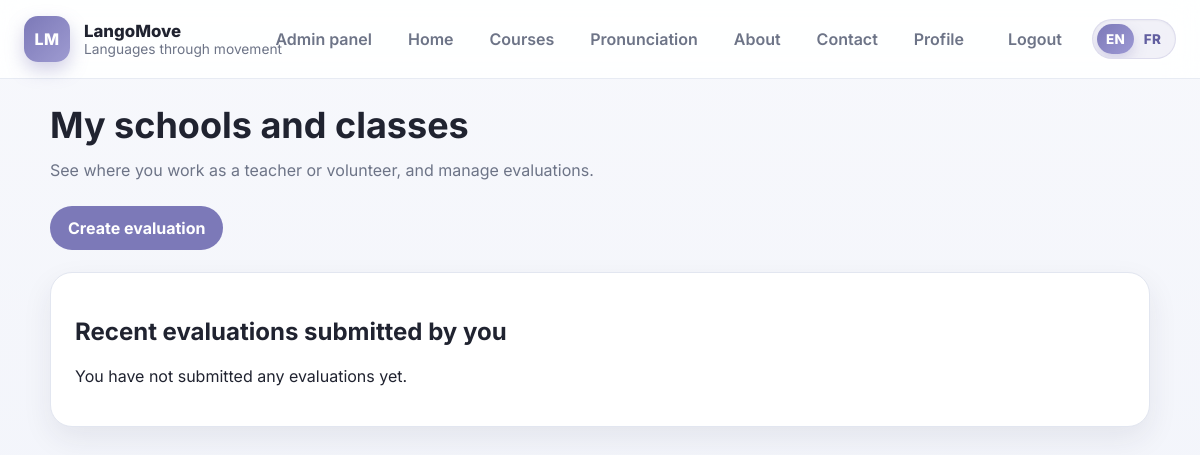
/my-schools/ (signed in), run on an earlier commit of the app's database.
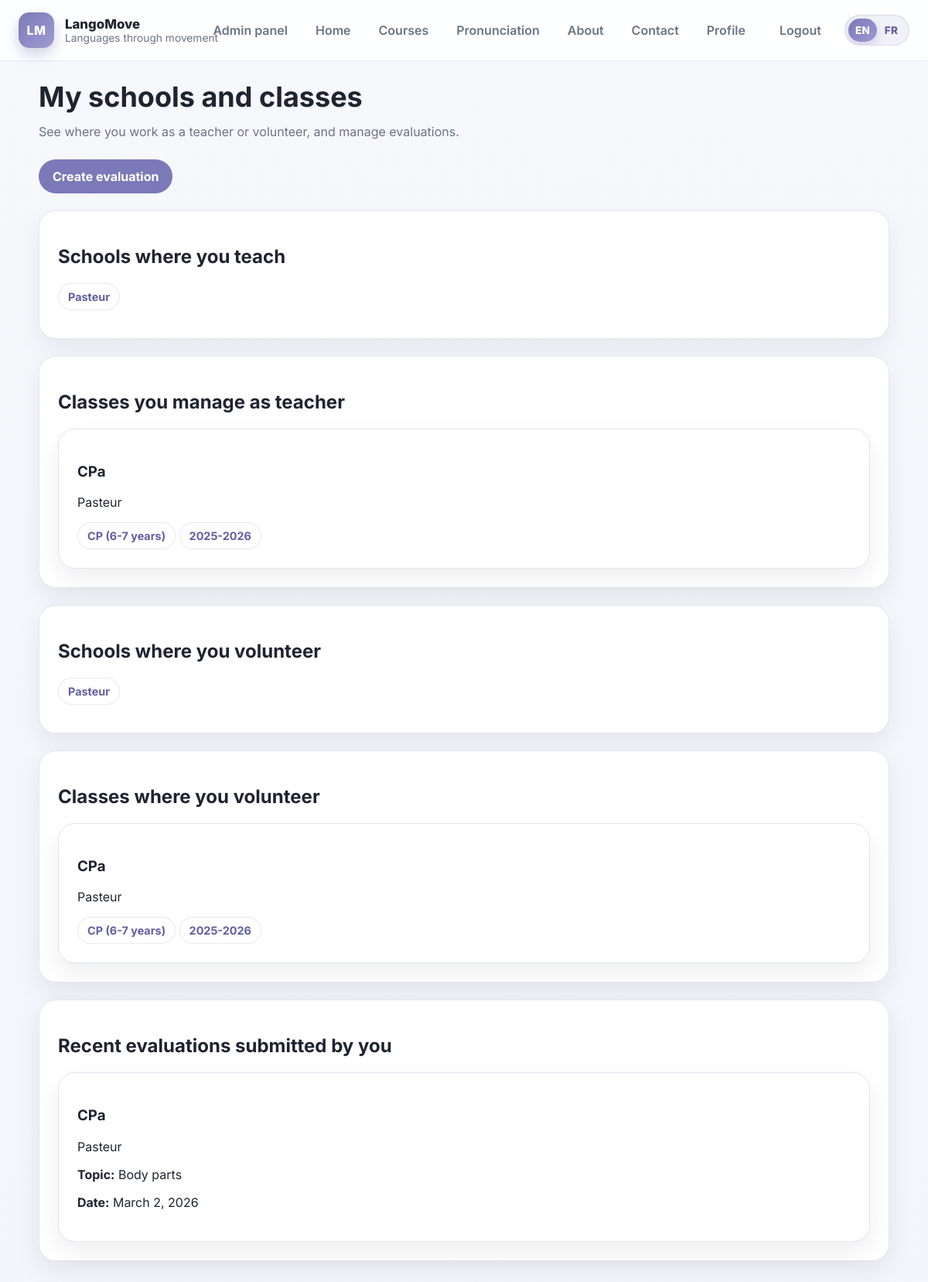
And on a later commit of the database.
### apps/schools/models.py (models this page shows, shortened)
class School(models.Model):
    name = models.CharField(max_length=255, unique=True)
    slug = models.SlugField(max_length=255, unique=True, blank=True)
    city = models.CharField(max_length=120, blank=True)
    address = models.CharField(max_length=255, blank=True)
    contact_email = models.EmailField(blank=True)
    phone = models.CharField(max_length=50, blank=True)
    notes = models.TextField(blank=True)
    is_active = models.BooleanField(default=True)
    created_at = models.DateTimeField(auto_now_add=True)
    updated_at = models.DateTimeField(auto_now=True)
    class Meta:
        ordering = ("name",)

class Classroom(models.Model):
    school = models.ForeignKey(
        School,
        on_delete=models.CASCADE,
        related_name="classrooms",
    )
    name = models.CharField(max_length=120)
    slug = models.SlugField(max_length=255, unique=True, blank=True)
    age_group = models.ForeignKey(
        AgeGroup,
        on_delete=models.SET_NULL,
        null=True,
        blank=True,
        related_name="classrooms",
    )
    academic_year = models.CharField(max_length=20, blank=True)
    teacher = models.ForeignKey(
        User,
        on_delete=models.SET_NULL,
        null=True,
        blank=True,
        related_name="managed_classrooms",
    )
    notes = models.TextField(blank=True)
    is_active = models.BooleanField(default=True)
    created_at = models.DateTimeField(auto_now_add=True)
    updated_at = models.DateTimeField(auto_now=True)
    class Meta:
        ordering = ("school__name", "name")
        constraints = [
            models.UniqueConstraint(
                fields=["school", "name", "academic_year"],
                name="unique_classroom_per_school_and_year",
            ),
        ]

class ClassTopicEvaluation(models.Model):
    classroom = models.ForeignKey(
        Classroom,
        on_delete=models.CASCADE,
        related_name="topic_evaluations",
    )
    topic = models.ForeignKey(
        Topic,
        on_delete=models.CASCADE,
        related_name="class_evaluations",
    )
    course = models.ForeignKey(
        Course,
        on_delete=models.SET_NULL,
        null=True,
        blank=True,
        related_name="class_evaluations",
    )
    course_topic = models.ForeignKey(
        CourseTopic,
        on_delete=models.SET_NULL,
        null=True,
        blank=True,
        related_name="class_evaluations",
    )
    evaluated_by = models.ForeignKey(
        User,
        on_delete=models.SET_NULL,
        null=True,
        blank=True,
        related_name="submitted_class_evaluations",
    )
    evaluation_date = models.DateField()
    score_participation = models.PositiveSmallIntegerField(
        choices=EvaluationLevel.choices,
        null=True,
        blank=True,
    )
    score_comprehension = models.PositiveSmallIntegerField(
        choices=EvaluationLevel.choices,
        null=True,
        blank=True,
    )
    score_speaking = models.PositiveSmallIntegerField(
        choices=EvaluationLevel.choices,
        null=True,
        blank=True,
    )
    score_behavior = models.PositiveSmallIntegerField(
        choices=EvaluationLevel.choices,
        null=True,
        blank=True,
    )
    strengths = models.TextField(blank=True)
    weaknesses = models.TextField(blank=True)
    notes = models.TextField(blank=True)
    follow_up_needed = models.BooleanField(default=False)
    created_at = models.DateTimeField(auto_now_add=True)
    updated_at = models.DateTimeField(auto_now=True)
    class Meta:
        ordering = ("-evaluation_date", "-created_at")

### apps/curriculum/models.py (models this page shows, shortened)
class TimeStampedModel(models.Model):
    created_at = models.DateTimeField(auto_now_add=True)
    updated_at = models.DateTimeField(auto_now=True)
    class Meta:
        abstract = True

class AgeGroup(TimeStampedModel):
    name = models.CharField(max_length=100, unique=True)
    education_stage = models.CharField(max_length=100, blank=True)
    label = models.CharField(max_length=150, blank=True)
    min_age = models.PositiveIntegerField(null=True, blank=True)
    max_age = models.PositiveIntegerField(null=True, blank=True)
    display_order = models.PositiveIntegerField(default=9999)
    class Meta:
        ordering = ["display_order", "name"]

class Topic(TimeStampedModel):
    name = models.CharField(max_length=200, unique=True)
    name_fr = models.CharField(max_length=200, blank=True)
    slug = models.SlugField(max_length=200, unique=True)
    description = models.TextField(blank=True)
    icon = models.CharField(max_length=100, blank=True)
    display_order = models.PositiveIntegerField(default=9999)
    status = models.CharField(max_length=50, blank=True, default="published")
    class Meta:
        ordering = ["display_order", "name"]

### apps/website/views/evaluations.py (the view, shortened to what this page needs)
# urls.py: path("my-schools/", my_schools_and_classes_view, name="my-schools-and-classes"),
@login_required
def my_schools_and_classes_view(request):
    user = request.user
    teacher_schools = School.objects.none()
    teacher_classrooms = Classroom.objects.none()
    volunteer_schools = School.objects.none()
    volunteer_classrooms = Classroom.objects.none()
    if user.role == UserRole.TEACHER:
        teacher_schools = School.objects.filter(
            teacher_memberships__teacher=user,
            teacher_memberships__is_active=True,
        ).distinct()
        teacher_classrooms = Classroom.objects.filter(teacher=user).select_related("school", "age_group")
    elif user.role == UserRole.ADMIN:
        teacher_schools = School.objects.all()
        teacher_classrooms = Classroom.objects.select_related("school", "age_group", "teacher")
        volunteer_schools = School.objects.all()
        volunteer_classrooms = Classroom.objects.select_related("school", "age_group", "teacher")
    recent_evaluations = ClassTopicEvaluation.objects.filter(
        evaluated_by=user
    ).select_related("classroom", "classroom__school", "topic").order_by("-evaluation_date", "-created_at")[:10]
    return render(
        request,
        "website/my_schools_and_classes.html",
        {
            "teacher_schools": teacher_schools,
            "teacher_classrooms": teacher_classrooms,
            "volunteer_schools": volunteer_schools,
            "volunteer_classrooms": volunteer_classrooms,
            "recent_evaluations": recent_evaluations,
        },
    )

### templates/website/my_schools_and_classes.html (shortened to what the changed rows need)
{% extends "base.html" %}
{% block content %}
<section class="page-section">
    <div class="container" style="max-width: 1100px;">
        <div class="section-header">
            <h1>My schools and classes</h1>
        </div>
        {% if teacher_schools %}
            <div class="card" style="margin-bottom: 22px;">
                <div class="card-body">
                    <h2>Schools where you teach</h2>
                    <div class="modal-pill-row" style="margin-top: 12px;">
                        {% for school in teacher_schools %}
                            <span class="modal-pill">{{ school.name }}</span>
                        {% endfor %}
                    </div>
                </div>
            </div>
        {% endif %}
        {% if teacher_classrooms %}
            <div class="card" style="margin-bottom: 22px;">
                <div class="card-body">
                    <h2>Classes you manage as teacher</h2>
                    <div class="grid" style="margin-top: 16px; gap: 14px;">
                        {% for classroom in teacher_classrooms %}
                            <div class="card">
                                <div class="card-body">
                                    <h3>{{ classroom.name }}</h3>
                                    <p>{{ classroom.school.name }}</p>
                                    {% if classroom.age_group %}
                                        <span class="modal-pill">{{ classroom.age_group.label|default:classroom.age_group.name }}</span>
                                    {% endif %}
                                    {% if classroom.academic_year %}
                                        <span class="modal-pill">{{ classroom.academic_year }}</span>
                                    {% endif %}
                                </div>
                            </div>
                        {% endfor %}
                    </div>
                </div>
            </div>
        {% endif %}
        {% if volunteer_schools %}
            <div class="card" style="margin-bottom: 22px;">
                <div class="card-body">
                    <h2>Schools where you volunteer</h2>
                    <div class="modal-pill-row" style="margin-top: 12px;">
                        {% for school in volunteer_schools %}
                            <span class="modal-pill">{{ school.name }}</span>
                        {% endfor %}
                    </div>
                </div>
            </div>
        {% endif %}
        {% if volunteer_classrooms %}
            <div class="card" style="margin-bottom: 22px;">
                <div class="card-body">
                    <h2>Classes where you volunteer</h2>
                    <div class="grid" style="margin-top: 16px; gap: 14px;">
                        {% for classroom in volunteer_classrooms %}
                            <div class="card">
                                <div class="card-body">
                                    <h3>{{ classroom.name }}</h3>
                                    <p>{{ classroom.school.name }}</p>
                                    {% if classroom.age_group %}
                                        <span class="modal-pill">{{ classroom.age_group.label|default:classroom.age_group.name }}</span>
                                    {% endif %}
                                    {% if classroom.academic_year %}
                                        <span class="modal-pill">{{ classroom.academic_year }}</span>
                                    {% endif %}
                                </div>
                            </div>
                        {% endfor %}
                    </div>
                </div>
            </div>
        {% endif %}
        <div class="card">
            <div class="card-body">
                <h2>Recent evaluations submitted by you</h2>
                {% if recent_evaluations %}
                    <div class="grid" style="margin-top: 16px; gap: 14px;">
                        {% for evaluation in recent_evaluations %}
                            <div class="card">
                                <div class="card-body">
                                    <h3>{{ evaluation.classroom.name }}</h3>
                                    <p>{{ evaluation.classroom.school.name }}</p>
                                    <p><strong>Topic:</strong> {{ evaluation.topic.name }}</p>
                                    <p><strong>Date:</strong> {{ evaluation.evaluation_date }}</p>
                                </div>
                            </div>
                        {% endfor %}
                    </div>
                {% else %}
                    <p style="margin-top: 14px;">You have not submitted any evaluations yet.</p>
                {% endif %}
            </div>
        </div>
    </div>
</section>
{% endblock %}

What changed in the data, as far as the page shows it:
added School: name "Pasteur"
added Classroom: name "CPa", school.name "Pasteur", age_group.label "CP (6-7 years)", academic_year "2025-2026"
added ClassTopicEvaluation: classroom.name "CPa", classroom.school.name "Pasteur", topic.name "Body parts", evaluation_date "March 2, 2026"
Also different on the page:
text no longer shown: "You have not submitted any evaluations yet."
text now shown: "Schools where you teach Classes you manage as teacher Schools where you volunteer Classes where you volunteer"
